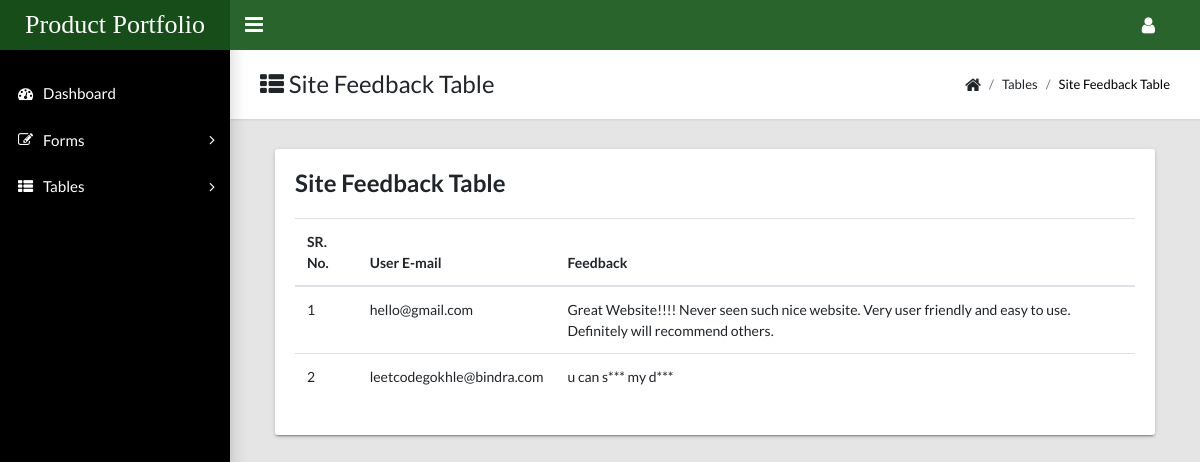
Screenshot of /admin-template/docs/site-feedback-table.php (signed in) with the database file from the repository.
### tables this page shows
CREATE TABLE `site_feedback` (
  `feedback_id` int(11) NOT NULL,
  `user_email` varchar(30) NOT NULL,
  `feedback` varchar(255) NOT NULL,
  `type` int(11) NOT NULL
);

### admin-template/docs/site-feedback-table.php (the view, shortened to what this page needs)
<?php
include "header.php";
?>
<?php
include 'aside.php';
?>
<?php
include 'connection.php';
?>
<main class="app-content">
    <div class="app-title">
        <div>
            <h1><i class="fa fa-th-list"></i> Site Feedback Table</h1>
        </div>
        <ul class="app-breadcrumb breadcrumb">
            <li class="breadcrumb-item"><i class="fa fa-home fa-lg"></i></li>
            <li class="breadcrumb-item">Tables</li>
            <li class="breadcrumb-item active"><a href="#">Site Feedback Table</a></li>
        </ul>
    </div>
    <div class="col-md-12">
        <div class="tile">
            <h3 class="tile-title">Site Feedback Table</h3>
            <table class="table table-hover">
                <thead>
                    <tr>
                        <th>SR. No.</th>
                        <th>User E-mail</th>
                        <th>Feedback</th>
                    </tr>
                </thead>
                <tbody>
                    <?php
                    $q = "select * from site_feedback";
                    $r = mysqli_query($conn, $q);
                    $i = 1;
                    while ($row = mysqli_fetch_array($r)) {
                        echo "<tr>";
                        echo "<td>" . $i . "</td>";
                        echo "<td>" . $row['user_email'] . "</td>";
                        echo "<td>" . $row['feedback'] . "</td>";
                        echo "</tr>";
                        $i++;
                    }
                    ?>
                </tbody>
            </table>
        </div>
    </div>
</main>
</body>
</html>

### rows the page displays
site_feedback: user_email "hello@gmail.com", feedback "Great Website!!!! Never seen such nice website. Very user friendly and easy to use. Definitely will recommend others."
site_feedback: user_email "leetcodegokhle@bindra.com", feedback "u can s*** my d***"
